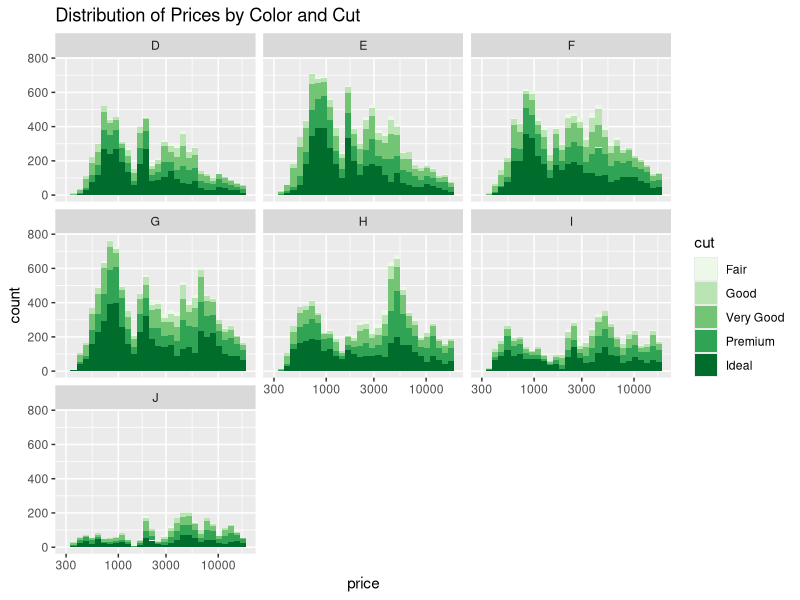
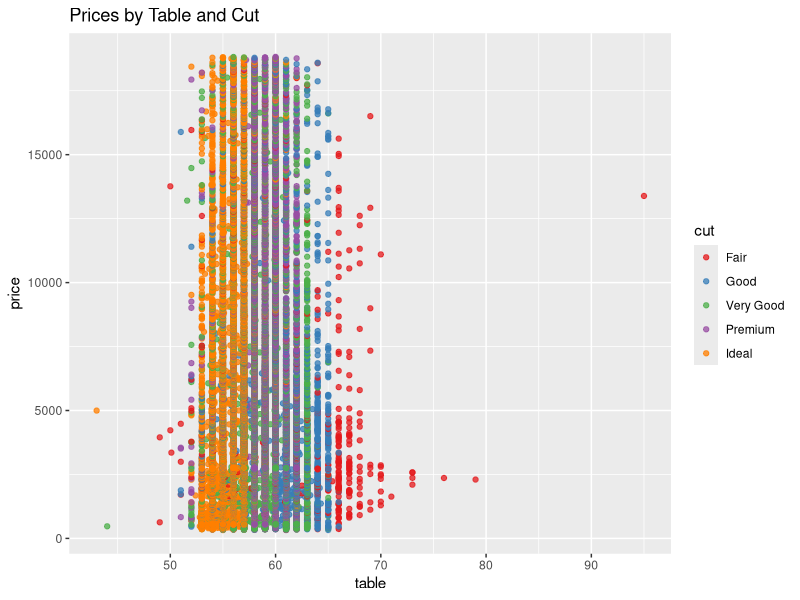
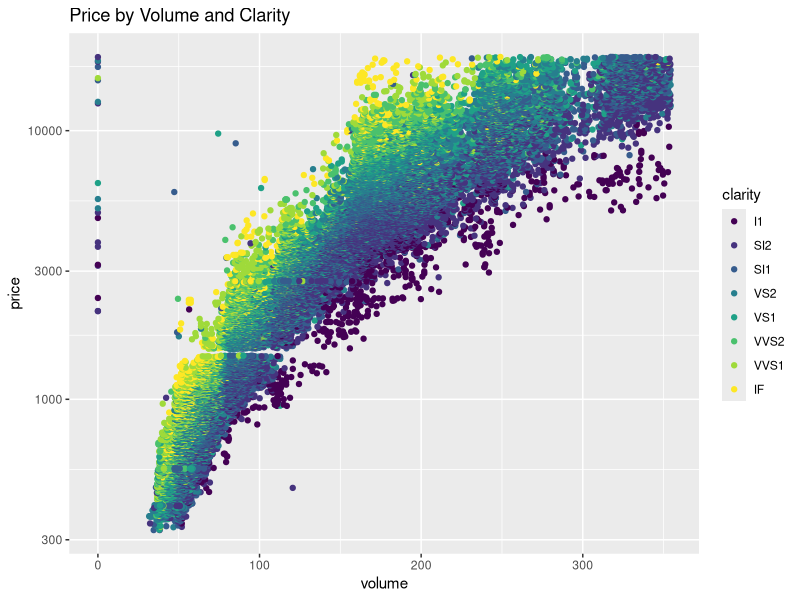
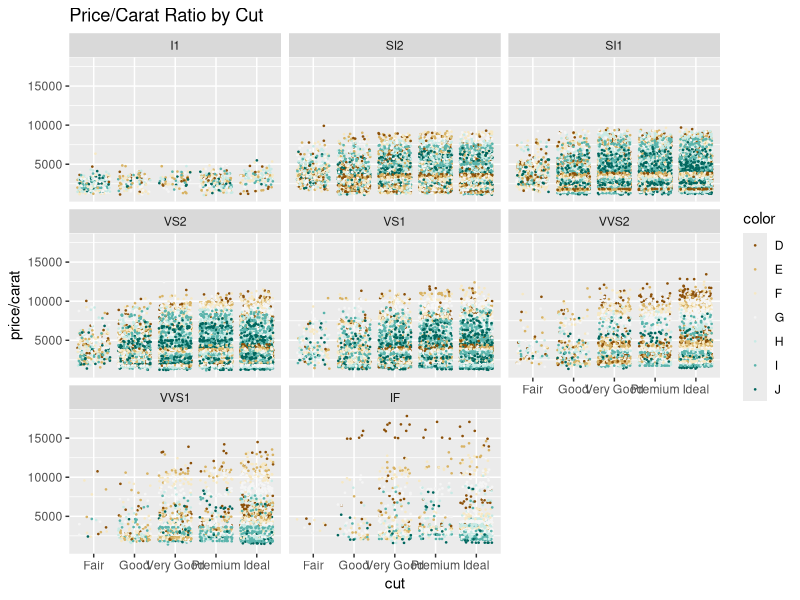
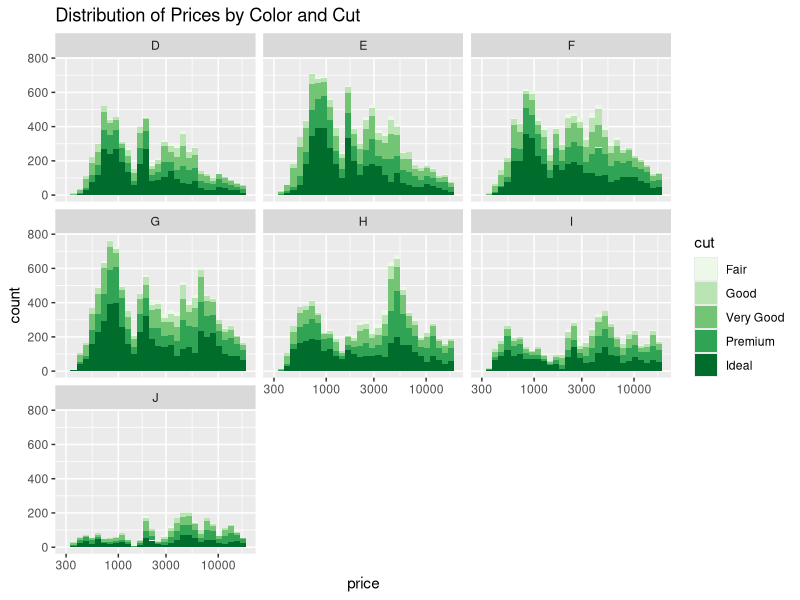
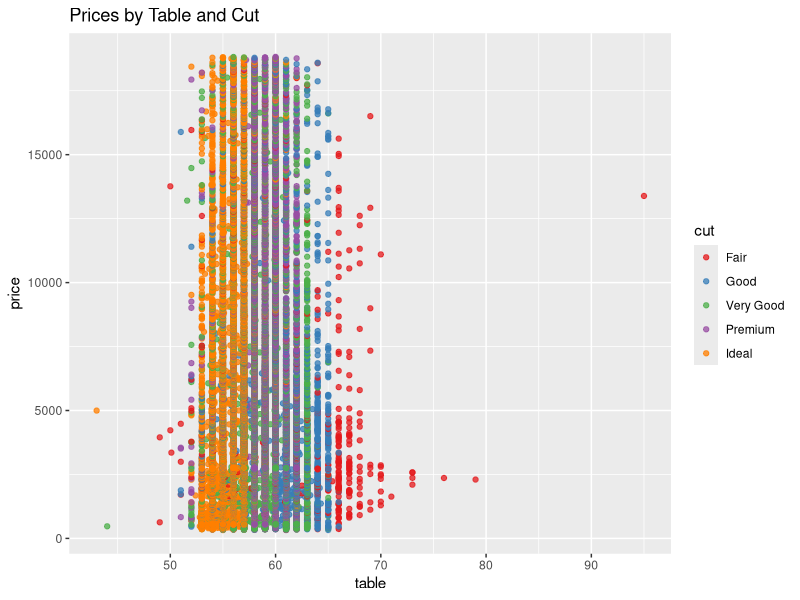
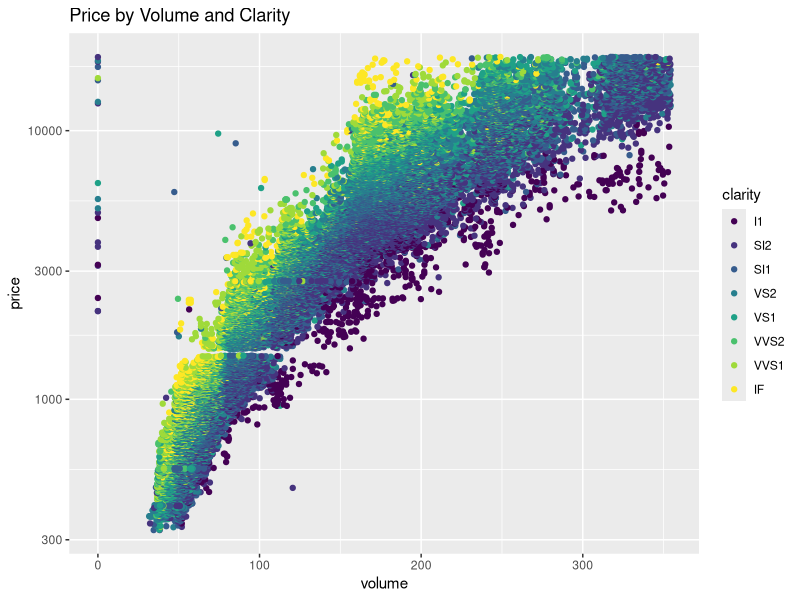
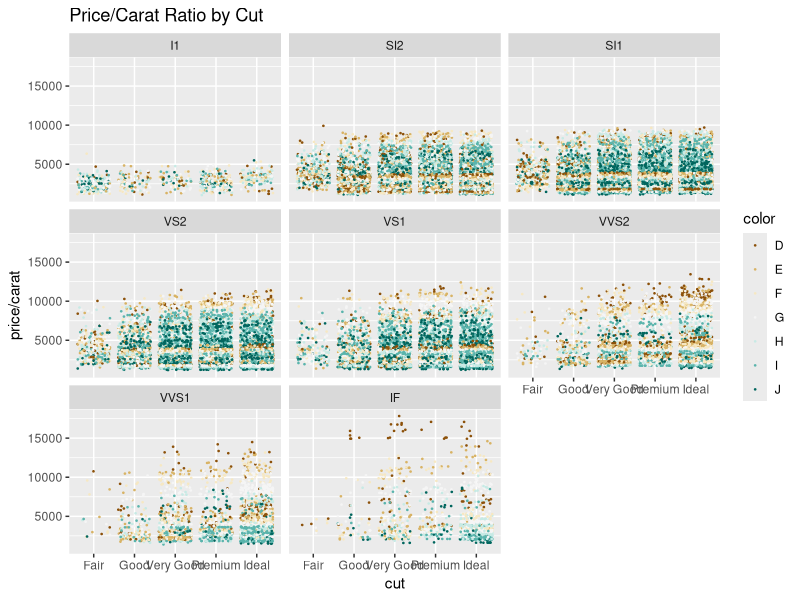

Here is the R script that generated these plots, in order:
## ---- chunk 1
knitr::opts_chunk$set(echo = TRUE)
## ---- chunk 2
library(ggplot2)
data(diamonds)
names(diamonds)
head(diamonds)
## ---- chunk 3
ggplot(aes(x=price, fill=cut), data=diamonds) +
  geom_histogram() +
  scale_fill_brewer(palette='Greens') + scale_x_log10() +
  facet_wrap(~color) +
  ggtitle('Distribution of Prices by Color and Cut')
ggsave('visualizations/PricesByColor_Cut.png')
## ---- chunk 4
ggplot(aes(x=table, y=price), data=diamonds) +
  geom_point(aes(color=cut), alpha=.75) + scale_color_brewer(palette='Set1') +
  ggtitle('Prices by Table and Cut')
ggsave('visualizations/PricebyTableCut.png')
## ---- chunk 5
diamonds$volume = with(diamonds, x*y*z)
ggplot(aes(x=volume, y=price), data=na.omit(subset(diamonds, volume < quantile(diamonds$volume, .99)))) +
  geom_point(aes(color=clarity)) +
  scale_y_log10() +
  ggtitle('Price by Volume and Clarity')
ggsave('visualizations/PricebyVolumeClarity.png')
## ---- chunk 6
ggplot(aes(x=cut, y=price/carat), data=diamonds) +
  geom_jitter(aes(color=color), size=.25) +
  scale_color_brewer(type='div') +
  facet_wrap(~clarity) +
  ggtitle('Price/Carat Ratio by Cut')
ggsave('visualizations/PriceCaratRatiobyCut.png')
